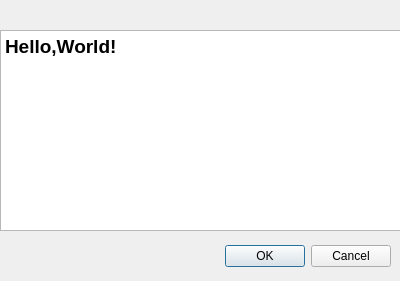
<?xml version="1.0" encoding="UTF-8"?>
<ui version="4.0">
 <class>Dialog</class>
 <widget class="QDialog" name="Dialog">
  <property name="geometry">
   <rect>
    <x>0</x>
    <y>0</y>
    <width>400</width>
    <height>281</height>
   </rect>
  </property>
  <property name="windowTitle">
   <string>About</string>
  </property>
  <widget class="QDialogButtonBox" name="buttonBox">
   <property name="geometry">
    <rect>
     <x>50</x>
     <y>240</y>
     <width>341</width>
     <height>32</height>
    </rect>
   </property>
   <property name="orientation">
    <enum>Qt::Horizontal</enum>
   </property>
   <property name="standardButtons">
    <set>QDialogButtonBox::Cancel|QDialogButtonBox::Ok</set>
   </property>
  </widget>
  <widget class="QTextEdit" name="textEdit">
   <property name="geometry">
    <rect>
     <x>0</x>
     <y>30</y>
     <width>401</width>
     <height>201</height>
    </rect>
   </property>
   <property name="toolTip">
    <string/>
   </property>
   <property name="html">
    <string>&lt;!DOCTYPE HTML PUBLIC &quot;-//W3C//DTD HTML 4.0//EN&quot; &quot;http://www.w3.org/TR/REC-html40/strict.dtd&quot;&gt;
&lt;html&gt;&lt;head&gt;&lt;meta name=&quot;qrichtext&quot; content=&quot;1&quot; /&gt;&lt;style type=&quot;text/css&quot;&gt;
p, li { white-space: pre-wrap; }
&lt;/style&gt;&lt;/head&gt;&lt;body style=&quot; font-family:'SimSun'; font-size:9pt; font-weight:400; font-style:normal;&quot;&gt;
&lt;p style=&quot; margin-top:0px; margin-bottom:0px; margin-left:0px; margin-right:0px; -qt-block-indent:0; text-indent:0px;&quot;&gt;&lt;span style=&quot; font-size:14pt; font-weight:600;&quot;&gt;Hello,World!&lt;/span&gt;&lt;/p&gt;&lt;/body&gt;&lt;/html&gt;</string>
   </property>
  </widget>
 </widget>
 <resources/>
 <connections>
  <connection>
   <sender>buttonBox</sender>
   <signal>accepted()</signal>
   <receiver>Dialog</receiver>
   <slot>accept()</slot>
   <hints>
    <hint type="sourcelabel">
     <x>248</x>
     <y>254</y>
    </hint>
    <hint type="destinationlabel">
     <x>157</x>
     <y>274</y>
    </hint>
   </hints>
  </connection>
  <connection>
   <sender>buttonBox</sender>
   <signal>rejected()</signal>
   <receiver>Dialog</receiver>
   <slot>reject()</slot>
   <hints>
    <hint type="sourcelabel">
     <x>316</x>
     <y>260</y>
    </hint>
    <hint type="destinationlabel">
     <x>286</x>
     <y>274</y>
    </hint>
   </hints>
  </connection>
 </connections>
</ui>
